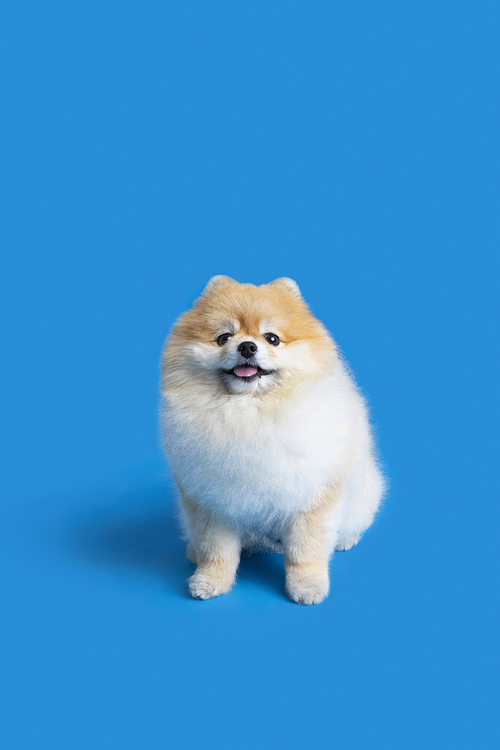
#> input picture 202212008462_500.jpg, 500 x 750 px, found by its file name
$ python cvimage2.py
#> lines starting #> are read from the running program, lines starting #| are printed output that depends on the picture
import cv2

src = cv2.imread('pythonAIobj/202212008462_500.jpg', cv2.IMREAD_COLOR)
#> src is the input picture: shape (750, 500, 3); mean B, G, R 208.5, 146.7, 59.3
height, width, channel = src.shape
#> height = 750; width = 500; channel = 3
matrix = cv2.getRotationMatrix2D((width/2, height/2), 90, 2)
dst = cv2.warpAffine(src, matrix, (width, height))
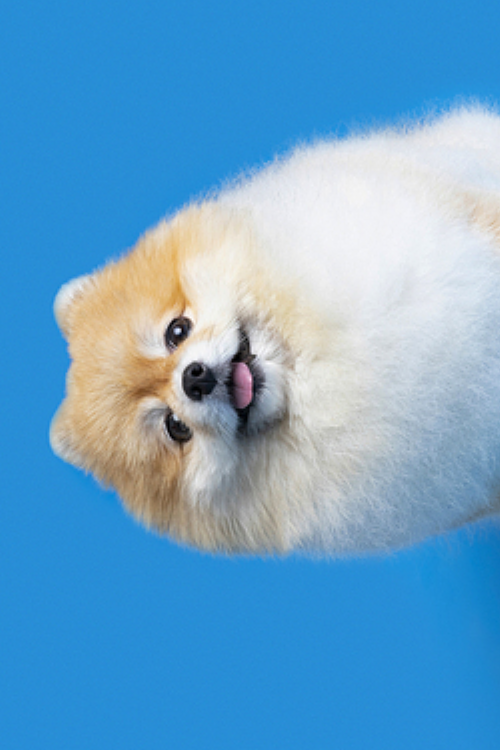
#> dst: shape (750, 500, 3); mean B, G, R 203.9, 163.1, 104
cv2.imshow('src', src)
cv2.imshow('dst', dst)
cv2.waitKey()
cv2.destroyAllWindows()
